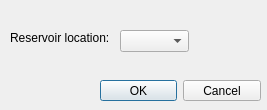
<?xml version="1.0" encoding="UTF-8"?>
<ui version="4.0">
 <class>Dialog</class>
 <widget class="QDialog" name="Dialog">
  <property name="geometry">
   <rect>
    <x>0</x>
    <y>0</y>
    <width>267</width>
    <height>110</height>
   </rect>
  </property>
  <property name="windowTitle">
   <string>Dialog</string>
  </property>
  <widget class="QDialogButtonBox" name="buttonBox">
   <property name="geometry">
    <rect>
     <x>100</x>
     <y>80</y>
     <width>161</width>
     <height>21</height>
    </rect>
   </property>
   <property name="orientation">
    <enum>Qt::Horizontal</enum>
   </property>
   <property name="standardButtons">
    <set>QDialogButtonBox::Cancel|QDialogButtonBox::Ok</set>
   </property>
  </widget>
  <widget class="QComboBox" name="comboBox">
   <property name="geometry">
    <rect>
     <x>120</x>
     <y>30</y>
     <width>69</width>
     <height>22</height>
    </rect>
   </property>
  </widget>
  <widget class="QLabel" name="label">
   <property name="geometry">
    <rect>
     <x>10</x>
     <y>30</y>
     <width>161</width>
     <height>16</height>
    </rect>
   </property>
   <property name="text">
    <string>Reservoir location:</string>
   </property>
  </widget>
 </widget>
 <resources/>
 <connections>
  <connection>
   <sender>buttonBox</sender>
   <signal>accepted()</signal>
   <receiver>Dialog</receiver>
   <slot>accept()</slot>
   <hints>
    <hint type="sourcelabel">
     <x>248</x>
     <y>254</y>
    </hint>
    <hint type="destinationlabel">
     <x>157</x>
     <y>274</y>
    </hint>
   </hints>
  </connection>
  <connection>
   <sender>buttonBox</sender>
   <signal>rejected()</signal>
   <receiver>Dialog</receiver>
   <slot>reject()</slot>
   <hints>
    <hint type="sourcelabel">
     <x>316</x>
     <y>260</y>
    </hint>
    <hint type="destinationlabel">
     <x>286</x>
     <y>274</y>
    </hint>
   </hints>
  </connection>
 </connections>
</ui>
